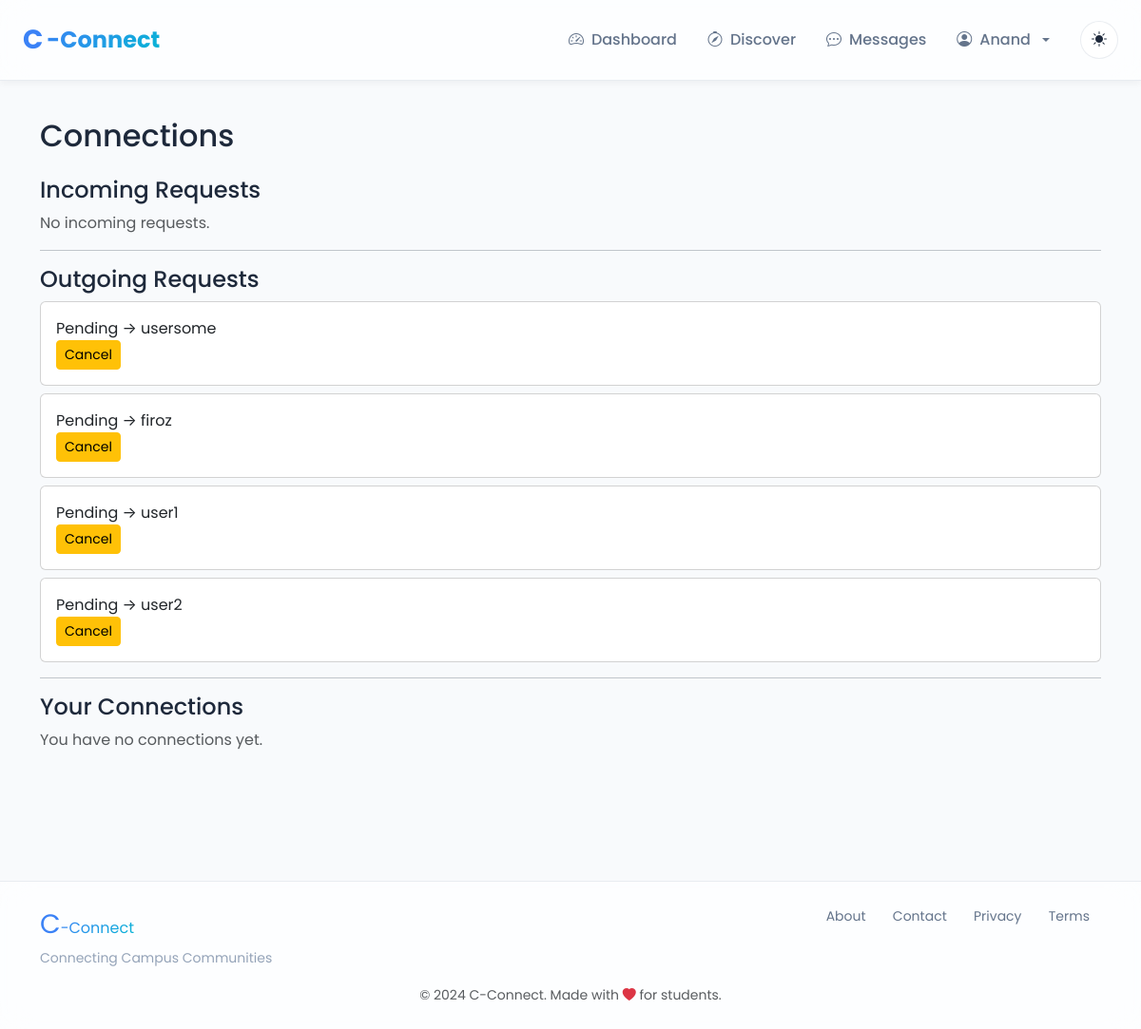
Page /connections (signed in) on the earlier database version.
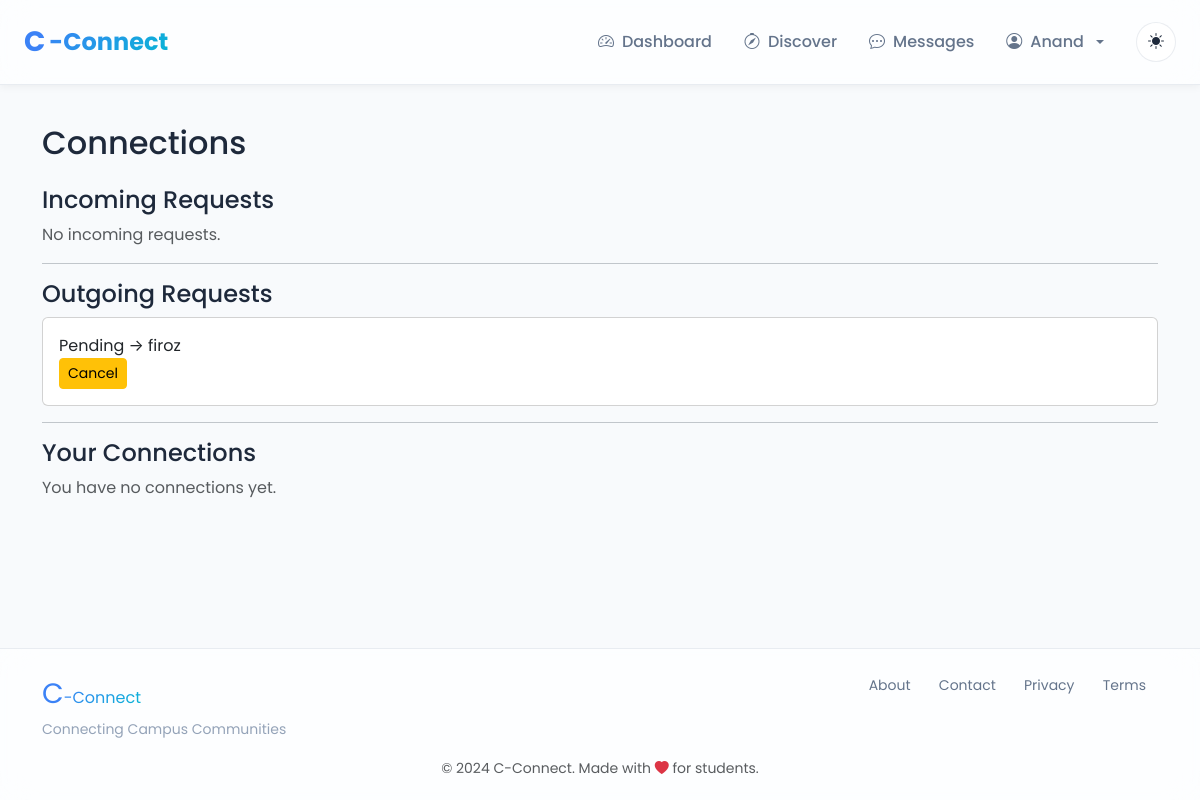
Same page on the later database version.
### models.py (models this page shows, shortened)
class User(UserMixin, db.Model):
    id = db.Column(db.Integer, primary_key=True, autoincrement=True)  # Unique identifier
    username = db.Column(db.String(100), nullable=False)  # Name of the user (later can add this unique if needed)
    email = db.Column(db.String(120), nullable=False, unique=True)  # Email of the user
    password = db.Column(db.String(200), nullable=False)  # Passwords not hashed yet (done in setup_db.py)
    created_at = db.Column(db.DateTime, default=db.func.now())  # Timestamp of account creation
    last_login = db.Column(db.DateTime, nullable=True)  # Timestamp of last login
    pass

class Connection(db.Model):
    id = db.Column(db.Integer, primary_key=True, autoincrement=True)
    user_id = db.Column(db.Integer, db.ForeignKey('user.id'), nullable=False)  # User who initiated the connection
    target_user_id = db.Column(db.Integer, db.ForeignKey('user.id'), nullable=False)  # User who is targetted to connect
    status = db.Column(db.String(20), nullable=False, default='pending')
    created_at = db.Column(db.DateTime, default=db.func.now()) #current_timestamp())
    __table_args__ = (
        db.UniqueConstraint('user_id', 'target_user_id', name='_user_target_uc'),
        db.Index('idx_target_user', 'target_user_id'),
    )
    user = db.relationship('User', foreign_keys=[user_id], backref='sent_requests')
    connected_user = db.relationship('User', foreign_keys=[target_user_id], backref='received_requests')

### blueprints/connections/routes.py (the view)
@connections.route('/connections')
@login_required
def connections_home():
    incoming = list_requests(current_user.id, 'incoming', 'pending', limit=50)
    outgoing = list_requests(current_user.id, 'outgoing', 'pending', limit=50)
    accepted = list_connections(current_user.id, limit=100)
    return render_template('connections/list.html', incoming=incoming, outgoing=outgoing, accepted=accepted)

### blueprints/auth/__init__.py (called while the page is built)
@login_manager.user_loader
def load_user(user_id):
    from models import User  # Importing User model for querying  (import here to avoid circular imports)
    return User.query.get(int(user_id))

@auth.after_app_request
def add_header(response):
    if current_user.is_authenticated and request.blueprint == 'auth':
        response.headers['Cache-Control'] = 'no-store, no-cache, must-revalidate, post-check=0, pre-check=0, max-age=0'
        response.headers['Pragma'] = 'no-cache'
        response.headers['Expires'] = '-1'
    return response

### blueprints/connections/service.py (called while the page is built)
def list_requests(user_id: int, direction='incoming', status='pending', limit=50, offset=0):
    q = Connection.query
    if direction == 'incoming':
        q = q.filter_by(target_user_id=user_id)
    else:
        q = q.filter_by(user_id=user_id)
    if status:
        q = q.filter_by(status=status)
    q = q.order_by(Connection.created_at.desc()).limit(limit).offset(offset)
    return q.all()

def list_connections(user_id: int, limit=50, offset=0):
    q = Connection.query.filter(
        (Connection.status == 'accepted') & (
            (Connection.user_id == user_id) | (Connection.target_user_id == user_id)
        )
    ).order_by(Connection.created_at.desc()).limit(limit).offset(offset)
    return q.all()

### blueprints/connections/templates/connections/list.html (shortened to what this page needs)
{% extends "base.html" %}
{% block body %}
<div class="container py-4">
    <h2 class="mb-4">Connections</h2>
    <h4>Incoming Requests</h4>
    {% if incoming %}
        {% for c in incoming %}
            <div class="card p-3 mb-2">
                <strong>{{ c.user.username }}</strong> wants to connect.
                <form method="POST" action="{{ url_for('connections.connections_accept', conn_id=c.id) }}" style="display:inline;">
                    <input type="hidden" name="csrf_token" value="{{ csrf_token() }}">
                    <button class="btn btn-success btn-sm">Accept</button>
                </form>
                <form method="POST" action="{{ url_for('connections.connections_reject', conn_id=c.id) }}" style="display:inline;">
                    <input type="hidden" name="csrf_token" value="{{ csrf_token() }}">
                    <button class="btn btn-danger btn-sm">Reject</button>
                </form>
            </div>
        {% endfor %}
    {% else %}
        <p class="text-muted">No incoming requests.</p>
    {% endif %}
    <hr>
    <h4>Outgoing Requests</h4>
    {% if outgoing %}
        {% for c in outgoing %}
            <div class="card p-3 mb-2">
                Pending → {{ c.connected_user.username }}
                <form method="POST" action="{{ url_for('connections.connections_cancel', conn_id=c.id) }}" style="display:inline;">
                    <button class="btn btn-warning btn-sm">Cancel</button>
                </form>
            </div>
        {% endfor %}
    {% else %}
        <p class="text-muted">No outgoing requests.</p>
    {% endif %}
    <hr>
    <h4>Your Connections</h4>
    {% if accepted %}
        {% for c in accepted %}
            {% set other = c.user if c.user_id != current_user.id else c.connected_user %}
            <div class="card p-3 mb-2">
                Connected with <strong>{{ other.username }}</strong>
                <a href="{{ url_for('main.view_user_profile', user_id=other.id) }}" class="btn btn-outline-secondary btn-sm">
                    View Profile
                </a>
                <form method="POST"
                  action="{{ url_for('connections.connections_disconnect', conn_id=c.id) }}"
                  onsubmit="return confirm('Are you sure you want to disconnect? This will remove the connection.');"
                  style="display:inline;">
                    <input type="hidden" name="csrf_token" value="{{ csrf_token() }}">
                    <button class="btn btn-danger btn-sm">Disconnect</button>
                </form>
            </div>
        {% endfor %}
    {% else %}
        <p class="text-muted">You have no connections yet.</p>
    {% endif %}
</div>
{% endblock %}

### templates/base.html (shortened to what this page needs)
<!DOCTYPE html>
<html lang="en">
<head>
    <link href="https://cdn.jsdelivr.net/npm/bootstrap@5.3.2/dist/css/bootstrap.min.css" rel="stylesheet">
    <link rel="stylesheet" href="https://cdn.jsdelivr.net/npm/bootstrap-icons@1.11.1/font/bootstrap-icons.css">
    <link rel="stylesheet" href="{{ url_for('static', filename='css/global.css') }}">
</head>
<body>
    <nav class="navbar navbar-expand-lg navbar-glass fixed-top">
        <div class="container-fluid px-4">
            <a class="navbar-brand brand-logo" href="{{ url_for('main.home') }}">
                <span class="brand-c">C</span><span class="brand-connect">-Connect</span>
            </a>
            <div class="collapse navbar-collapse" id="navbarNav">
                <ul class="navbar-nav ms-auto align-items-center">
                    {% if current_user.is_authenticated %}
                        <li class="nav-item">
                            <a class="nav-link" href="{{ url_for('main.dashboard') }}">
                                <i class="bi bi-speedometer2"></i> Dashboard
                            </a>
                        </li>
                        <li class="nav-item">
                            <a class="nav-link" href="{{ url_for('main.discover') }}">
                                <i class="bi bi-compass"></i> Discover
                            </a>
                        </li>
                        <li class="nav-item">
                            <a class="nav-link" href="{{ url_for('main.messages') }}">
                                <i class="bi bi-chat-dots"></i> Messages
                            </a>
                        </li>
                        <li class="nav-item dropdown">
                            <a class="nav-link dropdown-toggle" href="#" role="button" data-bs-toggle="dropdown">
                                <i class="bi bi-person-circle"></i> {{ current_user.username }}
                            </a>
                        </li>
                    {% endif %}
                    <li class="nav-item ms-3">
                        <button class="btn btn-theme-toggle" id="themeToggle" title="Toggle theme">
                            <i class="bi bi-sun-fill" id="themeIcon"></i>
                        </button>
                    </li>
                </ul>
            </div>
        </div>
    </nav>
    <main class="main-content">
        {% block body %}{% endblock %}
    </main>
    <footer class="footer-glass mt-5">
        <div class="container py-4">
            <div class="row">
                <div class="col-md-6 text-center text-md-start mb-3 mb-md-0">
                    <span class="brand-c">C</span><span class="brand-connect">-Connect</span>
                    <p class="footer-tagline mb-0">Connecting Campus Communities</p>
                </div>
                <div class="col-md-6 text-center text-md-end">
                    <a href="{{ url_for('main.about') }}" class="footer-link">About</a>
                    <a href="{{ url_for('main.contact') }}" class="footer-link">Contact</a>
                    <a href="#" class="footer-link">Privacy</a>
                    <a href="#" class="footer-link">Terms</a>
                </div>
            </div>
            <div class="row mt-3">
                <div class="col text-center">
                    <small class="text-muted">&copy; 2024 C-Connect. Made with <i class="bi bi-heart-fill text-danger"></i> for students.</small>
                </div>
            </div>
        </div>
    </footer>
</body>
</html>

### static/css/global.css (style rules this page uses)
:root { --primary-color: #3b82f6; --primary-hover: #2563eb; --secondary-color: #6366f1; --accent-color: #06b6d4; --bg-primary: #ffffff; --bg-secondary: #f8fafc; --bg-glass: rgba(255, 255, 255, 0.7); --bg-glass-hover: rgba(255, 255, 255, 0.85); --text-primary: #1e293b; --text-secondary: #64748b; --text-muted: #94a3b8; --border-color: rgba(148, 163, 184, 0.2); --shadow-sm: 0 2px 8px rgba(0, 0, 0, 0.05); --shadow-md: 0 4px 16px rgba(0, 0, 0, 0.08); --shadow-lg: 0 8px 32px rgba(0, 0, 0, 0.12); --glass-border: rgba(255, 255, 255, 0.3); --glass-shadow: 0 8px 32px 0 rgba(31, 38, 135, 0.15); }
* { margin: 0; padding: 0; box-sizing: border-box; }
body { font-family: 'Poppins', -apple-system, BlinkMacSystemFont, 'Segoe UI', sans-serif; background: var(--bg-secondary); color: var(--text-primary); transition: background 0.3s ease, color 0.3s ease; overflow-x: hidden; }
body, .navbar-glass, .glass-card, .glass-dropdown { transition: all 0.3s ease; }
.navbar-glass { background: var(--bg-glass) !important; backdrop-filter: blur(16px) saturate(180%); -webkit-backdrop-filter: blur(16px) saturate(180%); border-bottom: 1px solid var(--border-color); box-shadow: var(--shadow-sm); padding: 1rem 0; }
.brand-logo { font-size: 1.5rem; font-weight: 700; text-decoration: none; display: flex; align-items: center; gap: 0.25rem; }
.brand-c { color: var(--primary-color); font-size: 1.75rem; }
.brand-connect { color: var(--text-primary); background: linear-gradient(135deg, var(--primary-color), var(--accent-color)); -webkit-background-clip: text; -webkit-text-fill-color: transparent; background-clip: text; }
.nav-link { color: var(--text-secondary) !important; font-weight: 500; padding: 0.5rem 1rem !important; border-radius: 8px; transition: all 0.3s ease; display: flex; align-items: center; gap: 0.5rem; }
.btn-theme-toggle { background: var(--bg-glass); border: 1px solid var(--border-color); color: var(--text-primary); width: 40px; height: 40px; border-radius: 50%; display: flex; align-items: center; justify-content: center; transition: all 0.3s ease; }
.main-content { min-height: calc(100vh - 200px); padding-top: 100px; padding-bottom: 3rem; }
.footer-glass { background: var(--bg-glass); backdrop-filter: blur(16px) saturate(180%); -webkit-backdrop-filter: blur(16px) saturate(180%); border-top: 1px solid var(--border-color); margin-top: auto; }
.footer-tagline { font-size: 0.875rem; color: var(--text-muted); margin-top: 0.25rem; }
.footer-link { color: var(--text-secondary); text-decoration: none; margin: 0 0.75rem; font-size: 0.875rem; transition: color 0.3s ease; }

Differences in the rows shown:
removed Connection: connected_user.username "usersome"
removed Connection: connected_user.username "user1"
removed Connection: connected_user.username "user2"
